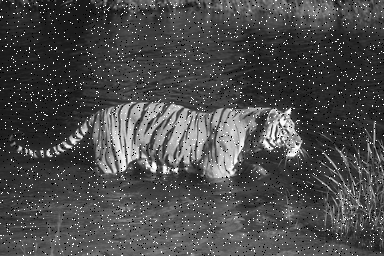
#> input picture RemoveRuido/tigre.png, 384 x 256 px
$ python tigre.py
#> lines starting #> are read from the running program, lines starting #| are printed output that depends on the picture
import cv2 as cv
import numpy as np

imagem = cv.imread("tigre.png")
#> imagem is the input picture: shape (256, 384, 3); min 0, max 255, mean 74.9
mediana = cv.medianBlur(imagem, 3)
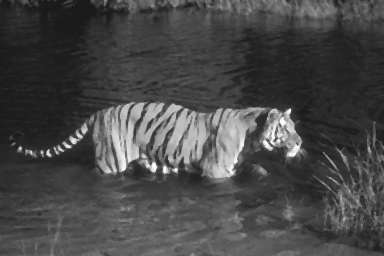
#> mediana: shape (256, 384, 3); min 25, max 253, mean 71.6

tratada = np.concatenate((imagem, mediana), axis=1)
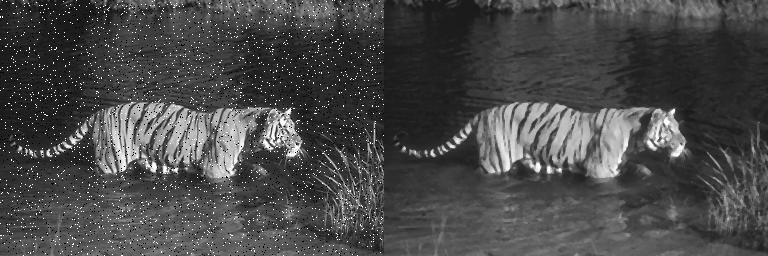
#> tratada: shape (256, 768, 3); min 0, max 255, mean 73.3

cv.imshow('exibicao', tratada)
cv.waitKey(0)
